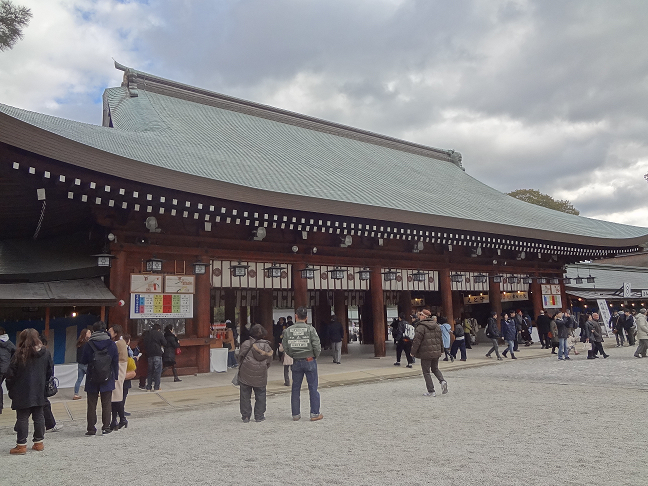
#> input picture jingu_s.png, 648 x 486 px
$ jupyter execute p93.ipynb
#> lines starting #> are read from the running program, lines starting #| are printed output that depends on the picture
[cell 1]
import cv2
import numpy as np
file_src = 'jingu_s.png'

min = 100
max = 200

[cell 2]
img_src = cv2.imread(file_src, 1) #入力画像の読み込み
#> img_src is the input picture: shape (486, 648, 3); mean B, G, R 130.7, 129.7, 132.3

table = np.arange(256, dtype = np.uint8)
for i in range(0, 255):
    table[i] = min + i * (max - min) / 255

img_dst = cv2.LUT(img_src, table)
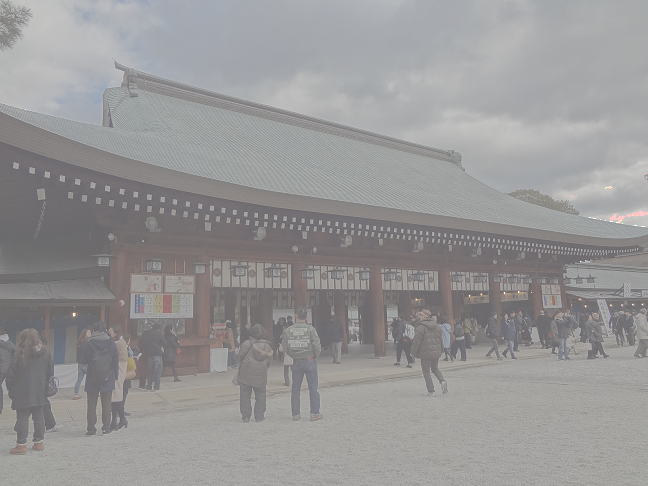
#> img_dst: shape (486, 648, 3); mean B, G, R 150.8, 150.4, 151.4

cv2.imshow("src Show IutputImage", img_src)
cv2.imshow("dst Show IutputImage", img_dst)
cv2.waitKey(0)
cv2.destroyAllWindows()


$ run again, with cat-mosaic.png copied over jingu_s.png
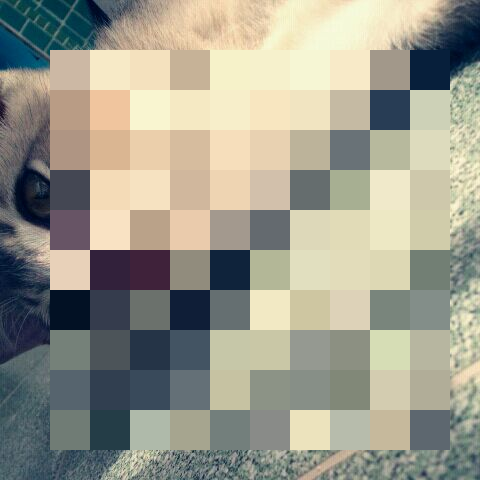
#> input picture cat-mosaic.png, 480 x 480 px
#> img_src is the input picture: shape (480, 480, 3); mean B, G, R 141, 155, 155.9
#> `img_dst = cv2.LUT(img_src, table)`:
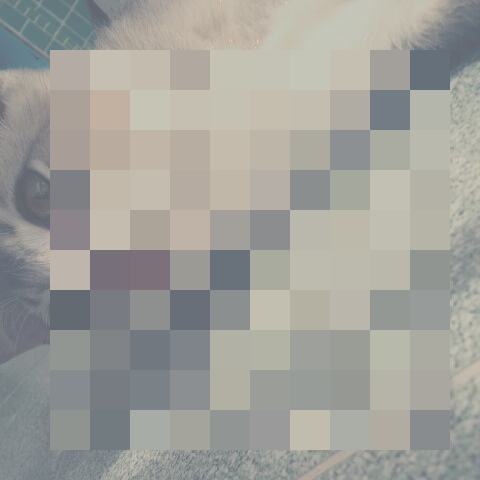
#> img_dst: shape (480, 480, 3); mean B, G, R 154.8, 160.3, 160.6
